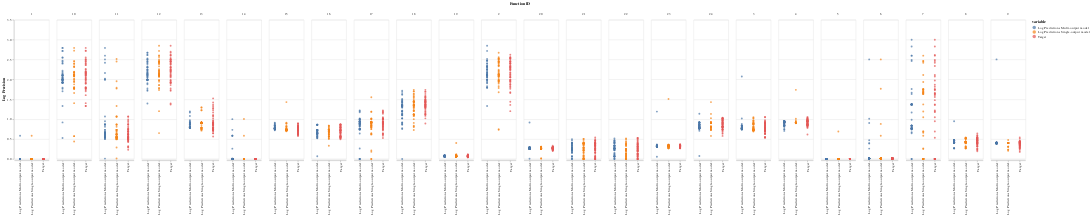

Notebook code cell kept with this figure:
### Code cell
alt.Chart(
    single_multi_log_precision_df_melted
).mark_circle(
).encode(
    alt.X('variable:N', title=''),
    alt.Y('Log Precision:Q'),
    column='Function ID:N',
    color='variable:N'
).properties(
    width = 100,
    height = 400
)

### Figure 1 — Vega-Lite specification as saved in the notebook (floating-point values rounded to 4 significant figures; data arrays with more than 128 entries replaced by an {"elided": "..."} marker saying what was removed)
{"config": {"view": {"continuousWidth": 400, "continuousHeight": 300}}, "data": {"name": "data-417879a001f7eba70bc42cb54814a36f"}, "mark": "circle", "encoding": {"color": {"type": "nominal", "field": "variable"}, "column": {"type": "nominal", "field": "Function ID"}, "x": {"type": "nominal", "field": "variable", "title": ""}, "y": {"type": "quantitative", "field": "Log Precision"}}, "height": 400, "width": 100, "$schema": "https://vega.github.io/schema/vega-lite/v4.8.1.json", "datasets": {"data-417879a001f7eba70bc42cb54814a36f": {"elided": "3600 records"}}}
